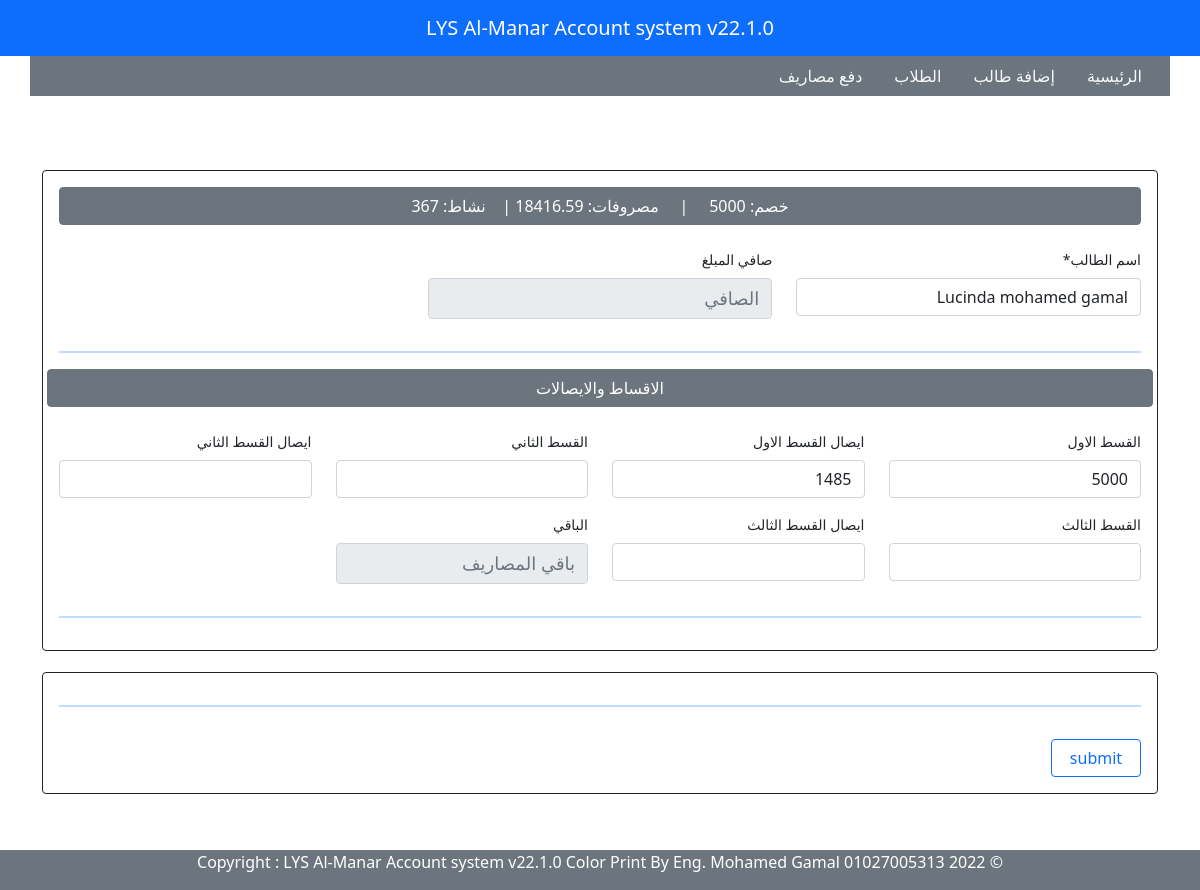
Screenshot of /form/17/edit.html with the database file from the repository.
### form/models.py (models this page shows, shortened)
class Formstudent(models.Model):
    name                = models.CharField("إسم الطالب",max_length=100, blank=True)
    id_number           = models.CharField("الرقم القومي",max_length=14, blank=True)
    school_fees         = models.CharField("مصاريف المدرسة",max_length=255, blank=True)
    activity            = models.CharField("نشاط",max_length=3, blank=True)
    discount            = models.CharField("خصم",max_length=4, blank=True)
    net_expenses        = models.CharField("الصافي",max_length=8, blank=True)
    f_installment       = models.CharField("القسط الاول",max_length=5, blank=True)
    f_receipt_number    = models.CharField("إيصال القسط الاول",max_length=4, blank=True)
    s_installment       = models.CharField("القسط الثاني",max_length=5, blank=True)
    s_receipt_number    = models.CharField("إيصال القسط الثاني",max_length=4, blank=True)
    th_installment      = models.CharField("القسط الثالث",max_length=5, blank=True)
    th_receipt_number   = models.CharField("إيصال القسط الثالث",max_length=4, blank=True)
    remaining_amount    = models.CharField("الباقي",max_length=8, blank=True)
    situation           = models.CharField("حالة الطالب",max_length=50, null=True, choices=SITUATION, default='Didentpay')
    created_at          = models.DateTimeField(auto_now_add=True)
    class Meta:
        db_table = 'Formstudent'
        managed = True
        verbose_name = 'Registration'
        verbose_name_plural = 'Registrations'

### form/views.py (the view)
# urls.py: path('form/<int:id>/edit.html',views.edit, name='edit'),
def edit(request, id): #def edit student in urls
    edit = get_object_or_404(Formstudent, id=id)
    if request.method == 'POST': #POST in form edit student in edit student html
        formtohtml = Update_StudentForm(request.POST, instance=edit) # edit student come from forms.py
        if formtohtml.is_valid():
            formtohtml.save() # to save data in forms
            messages.success(request, 'تم تسجيل دفع القسط بنجاح')
            return HttpResponseRedirect('/form/')
    else:
        formtohtml= Update_StudentForm(instance=edit)
        return render(request,'form/edit.html', {'updatehtml':formtohtml}) # edit student From forms.py

### templates/form/edit.html (shortened to what this page needs)
{% extends 'parties/base.html' %}
{% load crispy_forms_tags %}
{% block content %}
<div class="container mt-3" style='width: 95%; font-size: 14px'>
    <br >
    <br >
        <form method="POST" enctype="multipart/form-data" class=" mt-3" autocomplete="off" novalidate>
        <div class="card border-dark p-3">
            <span class="btn btn-secondary mb-4" style="cursor: default">
                    خصم: 5000  &nbsp; &nbsp; |  &nbsp; &nbsp; مصروفات: 18416.59  |  &nbsp;&nbsp;  نشاط: 367
            </span>
            <div class="row">
                <div class="col-4">{{ updatehtml.name|as_crispy_field }}</div>
                <div class="col-4">{{ updatehtml.net_expenses|as_crispy_field }}</div>
                <div><hr style="border: 1px solid #007bff;"></div>
            </div>
            <div class="row">
                <div class="btn btn-secondary mb-4" style="cursor: default"> الاقساط والايصالات</div>
                <div class="col-3">{{ updatehtml.f_installment|as_crispy_field }}</div>
                <div class="col-3">{{ updatehtml.f_receipt_number|as_crispy_field }}</div>
                <div class="col-3">{{ updatehtml.s_installment|as_crispy_field }}</div>
                <div class="col-3">{{ updatehtml.s_receipt_number|as_crispy_field }}</div>
            </div>
            <div class="row">
                <div class="col-3">{{ updatehtml.th_installment|as_crispy_field }}</div>
                <div class="col-3">{{ updatehtml.th_receipt_number|as_crispy_field }}</div>
                <div class="col-3">{{ updatehtml.remaining_amount|as_crispy_field }}</div>
                <div><hr style="border: 1px solid #007bff;"></div>
            </div>
        </div>
        <br />
        <div class="card border-dark p-3">
            <div><hr style="border: 1px solid #007bff;"></div>
            <button type="submit" class="btn btn-outline-primary mt-3" style="width: 90px">submit</button>
        </div>
    </form>
    </div>
    <br >
    <br >
    <br >
    <br >
{% endblock %}

### rows the page displays
Formstudent: name "Lucinda mohamed gamal", f_installment "5000", f_receipt_number "1485"
